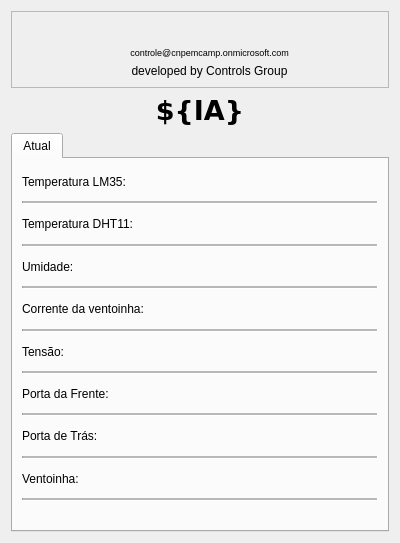
<?xml version="1.0" encoding="UTF-8"?>
<ui version="4.0">
 <class>Form</class>
 <widget class="QWidget" name="Form">
  <property name="geometry">
   <rect>
    <x>0</x>
    <y>0</y>
    <width>400</width>
    <height>543</height>
   </rect>
  </property>
  <property name="sizePolicy">
   <sizepolicy hsizetype="Preferred" vsizetype="Preferred">
    <horstretch>0</horstretch>
    <verstretch>0</verstretch>
   </sizepolicy>
  </property>
  <property name="minimumSize">
   <size>
    <width>400</width>
    <height>543</height>
   </size>
  </property>
  <property name="maximumSize">
   <size>
    <width>800</width>
    <height>800</height>
   </size>
  </property>
  <property name="windowTitle">
   <string>Sala de Racks ${IA}</string>
  </property>
  <layout class="QVBoxLayout" name="verticalLayout">
   <item>
    <widget class="QFrame" name="frame_3">
     <property name="frameShape">
      <enum>QFrame::StyledPanel</enum>
     </property>
     <property name="frameShadow">
      <enum>QFrame::Raised</enum>
     </property>
     <layout class="QGridLayout" name="gridLayout_3">
      <item row="0" column="3" colspan="2">
       <widget class="QLabel" name="label_cnpem">
        <property name="text">
         <string/>
        </property>
        <property name="pixmap">
         <pixmap>../images/CNPEM.jpg</pixmap>
        </property>
        <property name="scaledContents">
         <bool>false</bool>
        </property>
        <property name="wordWrap">
         <bool>false</bool>
        </property>
       </widget>
      </item>
      <item row="0" column="0">
       <spacer name="horizontalSpacer_2">
        <property name="orientation">
         <enum>Qt::Horizontal</enum>
        </property>
        <property name="sizeHint" stdset="0">
         <size>
          <width>40</width>
          <height>20</height>
         </size>
        </property>
       </spacer>
      </item>
      <item row="0" column="5">
       <spacer name="horizontalSpacer">
        <property name="orientation">
         <enum>Qt::Horizontal</enum>
        </property>
        <property name="sizeHint" stdset="0">
         <size>
          <width>40</width>
          <height>20</height>
         </size>
        </property>
       </spacer>
      </item>
      <item row="1" column="4">
       <widget class="QLabel" name="label_email">
        <property name="maximumSize">
         <size>
          <width>16777215</width>
          <height>15</height>
         </size>
        </property>
        <property name="palette">
         <palette>
          <active>
           <colorrole role="WindowText">
            <brush brushstyle="SolidPattern">
             <color alpha="255">
              <red>0</red>
              <green>0</green>
              <blue>255</blue>
             </color>
            </brush>
           </colorrole>
           <colorrole role="Button">
            <brush brushstyle="SolidPattern">
             <color alpha="255">
              <red>239</red>
              <green>235</green>
              <blue>231</blue>
             </color>
            </brush>
           </colorrole>
           <colorrole role="Light">
            <brush brushstyle="SolidPattern">
             <color alpha="255">
              <red>255</red>
              <green>255</green>
              <blue>255</blue>
             </color>
            </brush>
           </colorrole>
           <colorrole role="Midlight">
            <brush brushstyle="SolidPattern">
             <color alpha="255">
              <red>247</red>
              <green>245</green>
              <blue>243</blue>
             </color>
            </brush>
           </colorrole>
           <colorrole role="Dark">
            <brush brushstyle="SolidPattern">
             <color alpha="255">
              <red>119</red>
              <green>117</green>
              <blue>115</blue>
             </color>
            </brush>
           </colorrole>
           <colorrole role="Mid">
            <brush brushstyle="SolidPattern">
             <color alpha="255">
              <red>159</red>
              <green>157</green>
              <blue>154</blue>
             </color>
            </brush>
           </colorrole>
           <colorrole role="BrightText">
            <brush brushstyle="SolidPattern">
             <color alpha="255">
              <red>255</red>
              <green>255</green>
              <blue>255</blue>
             </color>
            </brush>
           </colorrole>
           <colorrole role="ButtonText">
            <brush brushstyle="SolidPattern">
             <color alpha="255">
              <red>0</red>
              <green>0</green>
              <blue>0</blue>
             </color>
            </brush>
           </colorrole>
           <colorrole role="Base">
            <brush brushstyle="SolidPattern">
             <color alpha="255">
              <red>255</red>
              <green>255</green>
              <blue>255</blue>
             </color>
            </brush>
           </colorrole>
           <colorrole role="Window">
            <brush brushstyle="SolidPattern">
             <color alpha="255">
              <red>239</red>
              <green>235</green>
              <blue>231</blue>
             </color>
            </brush>
           </colorrole>
           <colorrole role="Shadow">
            <brush brushstyle="SolidPattern">
             <color alpha="255">
              <red>0</red>
              <green>0</green>
              <blue>0</blue>
             </color>
            </brush>
           </colorrole>
           <colorrole role="AlternateBase">
            <brush brushstyle="SolidPattern">
             <color alpha="255">
              <red>247</red>
              <green>245</green>
              <blue>243</blue>
             </color>
            </brush>
           </colorrole>
           <colorrole role="ToolTipBase">
            <brush brushstyle="SolidPattern">
             <color alpha="255">
              <red>255</red>
              <green>255</green>
              <blue>220</blue>
             </color>
            </brush>
           </colorrole>
           <colorrole role="ToolTipText">
            <brush brushstyle="SolidPattern">
             <color alpha="255">
              <red>0</red>
              <green>0</green>
              <blue>0</blue>
             </color>
            </brush>
           </colorrole>
          </active>
          <inactive>
           <colorrole role="WindowText">
            <brush brushstyle="SolidPattern">
             <color alpha="255">
              <red>0</red>
              <green>0</green>
              <blue>0</blue>
             </color>
            </brush>
           </colorrole>
           <colorrole role="Button">
            <brush brushstyle="SolidPattern">
             <color alpha="255">
              <red>239</red>
              <green>235</green>
              <blue>231</blue>
             </color>
            </brush>
           </colorrole>
           <colorrole role="Light">
            <brush brushstyle="SolidPattern">
             <color alpha="255">
              <red>255</red>
              <green>255</green>
              <blue>255</blue>
             </color>
            </brush>
           </colorrole>
           <colorrole role="Midlight">
            <brush brushstyle="SolidPattern">
             <color alpha="255">
              <red>247</red>
              <green>245</green>
              <blue>243</blue>
             </color>
            </brush>
           </colorrole>
           <colorrole role="Dark">
            <brush brushstyle="SolidPattern">
             <color alpha="255">
              <red>119</red>
              <green>117</green>
              <blue>115</blue>
             </color>
            </brush>
           </colorrole>
           <colorrole role="Mid">
            <brush brushstyle="SolidPattern">
             <color alpha="255">
              <red>159</red>
              <green>157</green>
              <blue>154</blue>
             </color>
            </brush>
           </colorrole>
           <colorrole role="BrightText">
            <brush brushstyle="SolidPattern">
             <color alpha="255">
              <red>255</red>
              <green>255</green>
              <blue>255</blue>
             </color>
            </brush>
           </colorrole>
           <colorrole role="ButtonText">
            <brush brushstyle="SolidPattern">
             <color alpha="255">
              <red>0</red>
              <green>0</green>
              <blue>0</blue>
             </color>
            </brush>
           </colorrole>
           <colorrole role="Base">
            <brush brushstyle="SolidPattern">
             <color alpha="255">
              <red>255</red>
              <green>255</green>
              <blue>255</blue>
             </color>
            </brush>
           </colorrole>
           <colorrole role="Window">
            <brush brushstyle="SolidPattern">
             <color alpha="255">
              <red>239</red>
              <green>235</green>
              <blue>231</blue>
             </color>
            </brush>
           </colorrole>
           <colorrole role="Shadow">
            <brush brushstyle="SolidPattern">
             <color alpha="255">
              <red>0</red>
              <green>0</green>
              <blue>0</blue>
             </color>
            </brush>
           </colorrole>
           <colorrole role="AlternateBase">
            <brush brushstyle="SolidPattern">
             <color alpha="255">
              <red>247</red>
              <green>245</green>
              <blue>243</blue>
             </color>
            </brush>
           </colorrole>
           <colorrole role="ToolTipBase">
            <brush brushstyle="SolidPattern">
             <color alpha="255">
              <red>255</red>
              <green>255</green>
              <blue>220</blue>
             </color>
            </brush>
           </colorrole>
           <colorrole role="ToolTipText">
            <brush brushstyle="SolidPattern">
             <color alpha="255">
              <red>0</red>
              <green>0</green>
              <blue>0</blue>
             </color>
            </brush>
           </colorrole>
          </inactive>
          <disabled>
           <colorrole role="WindowText">
            <brush brushstyle="SolidPattern">
             <color alpha="255">
              <red>119</red>
              <green>117</green>
              <blue>115</blue>
             </color>
            </brush>
           </colorrole>
           <colorrole role="Button">
            <brush brushstyle="SolidPattern">
             <color alpha="255">
              <red>239</red>
              <green>235</green>
              <blue>231</blue>
             </color>
            </brush>
           </colorrole>
           <colorrole role="Light">
            <brush brushstyle="SolidPattern">
             <color alpha="255">
              <red>255</red>
              <green>255</green>
              <blue>255</blue>
             </color>
            </brush>
           </colorrole>
           <colorrole role="Midlight">
            <brush brushstyle="SolidPattern">
             <color alpha="255">
              <red>247</red>
              <green>245</green>
              <blue>243</blue>
             </color>
            </brush>
           </colorrole>
           <colorrole role="Dark">
            <brush brushstyle="SolidPattern">
             <color alpha="255">
              <red>119</red>
              <green>117</green>
              <blue>115</blue>
             </color>
            </brush>
           </colorrole>
           <colorrole role="Mid">
            <brush brushstyle="SolidPattern">
             <color alpha="255">
              <red>159</red>
              <green>157</green>
              <blue>154</blue>
             </color>
            </brush>
           </colorrole>
           <colorrole role="BrightText">
            <brush brushstyle="SolidPattern">
             <color alpha="255">
              <red>255</red>
              <green>255</green>
              <blue>255</blue>
             </color>
            </brush>
           </colorrole>
           <colorrole role="ButtonText">
            <brush brushstyle="SolidPattern">
             <color alpha="255">
              <red>119</red>
              <green>117</green>
              <blue>115</blue>
             </color>
            </brush>
           </colorrole>
           <colorrole role="Base">
            <brush brushstyle="SolidPattern">
             <color alpha="255">
              <red>239</red>
              <green>235</green>
              <blue>231</blue>
             </color>
            </brush>
           </colorrole>
           <colorrole role="Window">
            <brush brushstyle="SolidPattern">
             <color alpha="255">
              <red>239</red>
              <green>235</green>
              <blue>231</blue>
             </color>
            </brush>
           </colorrole>
           <colorrole role="Shadow">
            <brush brushstyle="SolidPattern">
             <color alpha="255">
              <red>0</red>
              <green>0</green>
              <blue>0</blue>
             </color>
            </brush>
           </colorrole>
           <colorrole role="AlternateBase">
            <brush brushstyle="SolidPattern">
             <color alpha="255">
              <red>239</red>
              <green>235</green>
              <blue>231</blue>
             </color>
            </brush>
           </colorrole>
           <colorrole role="ToolTipBase">
            <brush brushstyle="SolidPattern">
             <color alpha="255">
              <red>255</red>
              <green>255</green>
              <blue>220</blue>
             </color>
            </brush>
           </colorrole>
           <colorrole role="ToolTipText">
            <brush brushstyle="SolidPattern">
             <color alpha="255">
              <red>0</red>
              <green>0</green>
              <blue>0</blue>
             </color>
            </brush>
           </colorrole>
          </disabled>
         </palette>
        </property>
        <property name="font">
         <font>
          <pointsize>7</pointsize>
         </font>
        </property>
        <property name="text">
         <string>controle@cnpemcamp.onmicrosoft.com</string>
        </property>
        <property name="alignment">
         <set>Qt::AlignCenter</set>
        </property>
       </widget>
      </item>
      <item row="2" column="4">
       <widget class="QLabel" name="label_signature">
        <property name="maximumSize">
         <size>
          <width>16777215</width>
          <height>20</height>
         </size>
        </property>
        <property name="text">
         <string>developed by Controls Group</string>
        </property>
        <property name="alignment">
         <set>Qt::AlignCenter</set>
        </property>
       </widget>
      </item>
      <item row="0" column="1" rowspan="3">
       <widget class="QLabel" name="label_lnls">
        <property name="text">
         <string/>
        </property>
        <property name="pixmap">
         <pixmap>../images/LNLS.png</pixmap>
        </property>
        <property name="wordWrap">
         <bool>false</bool>
        </property>
       </widget>
      </item>
     </layout>
    </widget>
   </item>
   <item>
    <widget class="QSplitter" name="splitter">
     <property name="orientation">
      <enum>Qt::Horizontal</enum>
     </property>
     <widget class="QLabel" name="label_ia">
      <property name="sizePolicy">
       <sizepolicy hsizetype="Expanding" vsizetype="Expanding">
        <horstretch>0</horstretch>
        <verstretch>0</verstretch>
       </sizepolicy>
      </property>
      <property name="font">
       <font>
        <family>Verdana</family>
        <pointsize>20</pointsize>
        <weight>75</weight>
        <italic>false</italic>
        <bold>true</bold>
        <underline>false</underline>
        <strikeout>false</strikeout>
        <kerning>true</kerning>
       </font>
      </property>
      <property name="frameShape">
       <enum>QFrame::NoFrame</enum>
      </property>
      <property name="frameShadow">
       <enum>QFrame::Plain</enum>
      </property>
      <property name="text">
       <string>${IA}</string>
      </property>
      <property name="textFormat">
       <enum>Qt::AutoText</enum>
      </property>
      <property name="scaledContents">
       <bool>false</bool>
      </property>
      <property name="alignment">
       <set>Qt::AlignCenter</set>
      </property>
      <property name="wordWrap">
       <bool>true</bool>
      </property>
     </widget>
    </widget>
   </item>
   <item>
    <widget class="QTabWidget" name="tabWidget">
     <property name="currentIndex">
      <number>0</number>
     </property>
     <widget class="QWidget" name="Atual">
      <attribute name="title">
       <string>Atual</string>
      </attribute>
      <layout class="QGridLayout" name="gridLayout">
       <item row="0" column="0" colspan="2">
        <layout class="QVBoxLayout" name="verticalLayout_2">
         <item>
          <layout class="QHBoxLayout" name="horizontalLayout">
           <item>
            <widget class="QLabel" name="label_templ">
             <property name="text">
              <string>Temperatura LM35:</string>
             </property>
             <property name="scaledContents">
              <bool>false</bool>
             </property>
             <property name="wordWrap">
              <bool>false</bool>
             </property>
            </widget>
           </item>
           <item>
            <widget class="PyDMLabel" name="temperature_lm35_val">
             <property name="toolTip">
              <string/>
             </property>
             <property name="alignment">
              <set>Qt::AlignRight|Qt::AlignTrailing|Qt::AlignVCenter</set>
             </property>
             <property name="showUnits" stdset="0">
              <bool>true</bool>
             </property>
             <property name="channel" stdset="0">
              <string>ca://${IA}:CO-LM35:Temperature-Mon</string>
             </property>
            </widget>
           </item>
          </layout>
         </item>
         <item>
          <widget class="Line" name="line">
           <property name="frameShadow">
            <enum>QFrame::Sunken</enum>
           </property>
           <property name="lineWidth">
            <number>1</number>
           </property>
           <property name="midLineWidth">
            <number>2</number>
           </property>
           <property name="orientation">
            <enum>Qt::Horizontal</enum>
           </property>
          </widget>
         </item>
         <item>
          <layout class="QHBoxLayout" name="horizontalLayout_2">
           <item>
            <widget class="QLabel" name="label_tempd">
             <property name="text">
              <string>Temperatura DHT11:</string>
             </property>
            </widget>
           </item>
           <item>
            <widget class="PyDMLabel" name="temperature_dht11_val">
             <property name="toolTip">
              <string/>
             </property>
             <property name="alignment">
              <set>Qt::AlignRight|Qt::AlignTrailing|Qt::AlignVCenter</set>
             </property>
             <property name="showUnits" stdset="0">
              <bool>true</bool>
             </property>
             <property name="channel" stdset="0">
              <string>ca://${IA}:CO-DHT:Temperature-Mon</string>
             </property>
            </widget>
           </item>
          </layout>
         </item>
         <item>
          <widget class="Line" name="line_2">
           <property name="midLineWidth">
            <number>2</number>
           </property>
           <property name="orientation">
            <enum>Qt::Horizontal</enum>
           </property>
          </widget>
         </item>
         <item>
          <layout class="QHBoxLayout" name="horizontalLayout_3">
           <item>
            <widget class="QLabel" name="label_umid">
             <property name="text">
              <string>Umidade:</string>
             </property>
            </widget>
           </item>
           <item>
            <widget class="PyDMLabel" name="humidity_val">
             <property name="toolTip">
              <string/>
             </property>
             <property name="alignment">
              <set>Qt::AlignRight|Qt::AlignTrailing|Qt::AlignVCenter</set>
             </property>
             <property name="showUnits" stdset="0">
              <bool>false</bool>
             </property>
             <property name="precisionFromPV" stdset="0">
              <bool>true</bool>
             </property>
             <property name="alarmSensitiveContent" stdset="0">
              <bool>false</bool>
             </property>
             <property name="channel" stdset="0">
              <string>ca://${IA}:CO-DHT:Humidity-Mon</string>
             </property>
            </widget>
           </item>
          </layout>
         </item>
         <item>
          <widget class="Line" name="line_3">
           <property name="midLineWidth">
            <number>2</number>
           </property>
           <property name="orientation">
            <enum>Qt::Horizontal</enum>
           </property>
          </widget>
         </item>
         <item>
          <layout class="QHBoxLayout" name="horizontalLayout_8">
           <item>
            <widget class="QLabel" name="label_current">
             <property name="text">
              <string>Corrente da ventoinha:</string>
             </property>
            </widget>
           </item>
           <item>
            <widget class="PyDMLabel" name="fan_current_val">
             <property name="toolTip">
              <string/>
             </property>
             <property name="alignment">
              <set>Qt::AlignRight|Qt::AlignTrailing|Qt::AlignVCenter</set>
             </property>
             <property name="showUnits" stdset="0">
              <bool>true</bool>
             </property>
             <property name="channel" stdset="0">
              <string>ca://${IA}:CO-Fan:Current-Mon</string>
             </property>
            </widget>
           </item>
          </layout>
         </item>
         <item>
          <widget class="Line" name="line_4">
           <property name="midLineWidth">
            <number>2</number>
           </property>
           <property name="orientation">
            <enum>Qt::Horizontal</enum>
           </property>
          </widget>
         </item>
         <item>
          <layout class="QHBoxLayout" name="horizontalLayout_7">
           <item>
            <widget class="QLabel" name="label_voltage">
             <property name="text">
              <string>Tensão:</string>
             </property>
            </widget>
           </item>
           <item>
            <widget class="PyDMLabel" name="outlet_voltage_val">
             <property name="toolTip">
              <string/>
             </property>
             <property name="alignment">
              <set>Qt::AlignRight|Qt::AlignTrailing|Qt::AlignVCenter</set>
             </property>
             <property name="showUnits" stdset="0">
              <bool>true</bool>
             </property>
             <property name="channel" stdset="0">
              <string>ca://${IA}:CO-Outlet:Voltage-Mon</string>
             </property>
            </widget>
           </item>
          </layout>
         </item>
         <item>
          <widget class="Line" name="line_5">
           <property name="midLineWidth">
            <number>2</number>
           </property>
           <property name="orientation">
            <enum>Qt::Horizontal</enum>
           </property>
          </widget>
         </item>
         <item>
          <layout class="QHBoxLayout" name="horizontalLayout_4">
           <item>
            <widget class="QLabel" name="label_fdoor">
             <property name="text">
              <string>Porta da Frente:</string>
             </property>
            </widget>
           </item>
           <item>
            <spacer name="horizontalSpacer_6">
             <property name="orientation">
              <enum>Qt::Horizontal</enum>
             </property>
             <property name="sizeHint" stdset="0">
              <size>
               <width>40</width>
               <height>20</height>
              </size>
             </property>
            </spacer>
           </item>
           <item>
            <widget class="PyDMByteIndicator" name="front_door_val">
             <property name="toolTip">
              <string>&lt;html&gt;&lt;head/&gt;&lt;body&gt;&lt;p&gt;Green: Door closed&lt;/p&gt;&lt;p&gt;Yellow: Door open&lt;/p&gt;&lt;/body&gt;&lt;/html&gt;</string>
             </property>
             <property name="layoutDirection">
              <enum>Qt::LeftToRight</enum>
             </property>
             <property name="channel" stdset="0">
              <string>ca://${IA}:CO-FrontDoor:Status-Mon</string>
             </property>
             <property name="onColor" stdset="0">
              <color>
               <red>255</red>
               <green>255</green>
               <blue>0</blue>
              </color>
             </property>
             <property name="offColor" stdset="0">
              <color>
               <red>0</red>
               <green>255</green>
               <blue>0</blue>
              </color>
             </property>
             <property name="showLabels" stdset="0">
              <bool>false</bool>
             </property>
             <property name="circles" stdset="0">
              <bool>false</bool>
             </property>
            </widget>
           </item>
          </layout>
         </item>
         <item>
          <widget class="Line" name="line_6">
           <property name="midLineWidth">
            <number>2</number>
           </property>
           <property name="orientation">
            <enum>Qt::Horizontal</enum>
           </property>
          </widget>
         </item>
         <item>
          <layout class="QHBoxLayout" name="horizontalLayout_5">
           <item>
            <widget class="QLabel" name="label_bdoor">
             <property name="text">
              <string>Porta de Trás: </string>
             </property>
            </widget>
           </item>
           <item>
            <spacer name="horizontalSpacer_5">
             <property name="orientation">
              <enum>Qt::Horizontal</enum>
             </property>
             <property name="sizeHint" stdset="0">
              <size>
               <width>40</width>
               <height>20</height>
              </size>
             </property>
            </spacer>
           </item>
           <item>
            <widget class="PyDMByteIndicator" name="back_door_val">
             <property name="toolTip">
              <string>&lt;html&gt;&lt;head/&gt;&lt;body&gt;&lt;p&gt;Green: Door closed&lt;/p&gt;&lt;p&gt;Yellow: Door open&lt;/p&gt;&lt;/body&gt;&lt;/html&gt;</string>
             </property>
             <property name="channel" stdset="0">
              <string>ca://${IA}:CO-BackDoor:Status-Mon</string>
             </property>
             <property name="onColor" stdset="0">
              <color>
               <red>255</red>
               <green>255</green>
               <blue>0</blue>
              </color>
             </property>
             <property name="offColor" stdset="0">
              <color>
               <red>0</red>
               <green>255</green>
               <blue>0</blue>
              </color>
             </property>
             <property name="orientation" stdset="0">
              <enum>Qt::Vertical</enum>
             </property>
             <property name="showLabels" stdset="0">
              <bool>false</bool>
             </property>
             <property name="bigEndian" stdset="0">
              <bool>false</bool>
             </property>
             <property name="circles" stdset="0">
              <bool>false</bool>
             </property>
            </widget>
           </item>
          </layout>
         </item>
         <item>
          <widget class="Line" name="line_7">
           <property name="midLineWidth">
            <number>2</number>
           </property>
           <property name="orientation">
            <enum>Qt::Horizontal</enum>
           </property>
          </widget>
         </item>
         <item>
          <layout class="QHBoxLayout" name="horizontalLayout_6">
           <item>
            <widget class="QLabel" name="label_fanstat">
             <property name="text">
              <string>Ventoinha:</string>
             </property>
            </widget>
           </item>
           <item>
            <spacer name="horizontalSpacer_4">
             <property name="orientation">
              <enum>Qt::Horizontal</enum>
             </property>
             <property name="sizeHint" stdset="0">
              <size>
               <width>40</width>
               <height>20</height>
              </size>
             </property>
            </spacer>
           </item>
           <item>
            <widget class="PyDMByteIndicator" name="fan_status_val">
             <property name="enabled">
              <bool>true</bool>
             </property>
             <property name="toolTip">
              <string>&lt;html&gt;&lt;head/&gt;&lt;body&gt;&lt;p&gt;Both red: Fan off&lt;/p&gt;&lt;p&gt;Left green, right red: Fan on&lt;/p&gt;&lt;p&gt;Both green: Overload&lt;/p&gt;&lt;p&gt;Left red, right green: ERROR&lt;/p&gt;&lt;/body&gt;&lt;/html&gt;</string>
             </property>
             <property name="statusTip">
              <string/>
             </property>
             <property name="whatsThis">
              <string/>
             </property>
             <property name="accessibleDescription">
              <string/>
             </property>
             <property name="channel" stdset="0">
              <string>ca://${IA}:CO-Fan:Status-Mon</string>
             </property>
             <property name="offColor" stdset="0">
              <color>
               <red>255</red>
               <green>0</green>
               <blue>0</blue>
              </color>
             </property>
             <property name="orientation" stdset="0">
              <enum>Qt::Horizontal</enum>
             </property>
             <property name="showLabels" stdset="0">
              <bool>false</bool>
             </property>
             <property name="circles" stdset="0">
              <bool>false</bool>
             </property>
             <property name="numBits" stdset="0">
              <number>2</number>
             </property>
             <property name="shift" stdset="0">
              <number>0</number>
             </property>
             <property name="labels" stdset="0">
              <stringlist>
               <string>On</string>
               <string>Overload</string>
              </stringlist>
             </property>
            </widget>
           </item>
          </layout>
         </item>
         <item>
          <widget class="Line" name="line_8">
           <property name="midLineWidth">
            <number>2</number>
           </property>
           <property name="orientation">
            <enum>Qt::Horizontal</enum>
           </property>
          </widget>
         </item>
         <item>
          <spacer name="verticalSpacer">
           <property name="orientation">
            <enum>Qt::Vertical</enum>
           </property>
           <property name="sizeType">
            <enum>QSizePolicy::Maximum</enum>
           </property>
           <property name="sizeHint" stdset="0">
            <size>
             <width>20</width>
             <height>20</height>
            </size>
           </property>
          </spacer>
         </item>
        </layout>
       </item>
      </layout>
     </widget>
    </widget>
   </item>
  </layout>
 </widget>
 <customwidgets>
  <customwidget>
   <class>PyDMLabel</class>
   <extends>QLabel</extends>
   <header>pydm.widgets.label</header>
  </customwidget>
  <customwidget>
   <class>PyDMByteIndicator</class>
   <extends>QWidget</extends>
   <header>pydm.widgets.byte</header>
  </customwidget>
 </customwidgets>
 <resources/>
 <connections/>
</ui>
